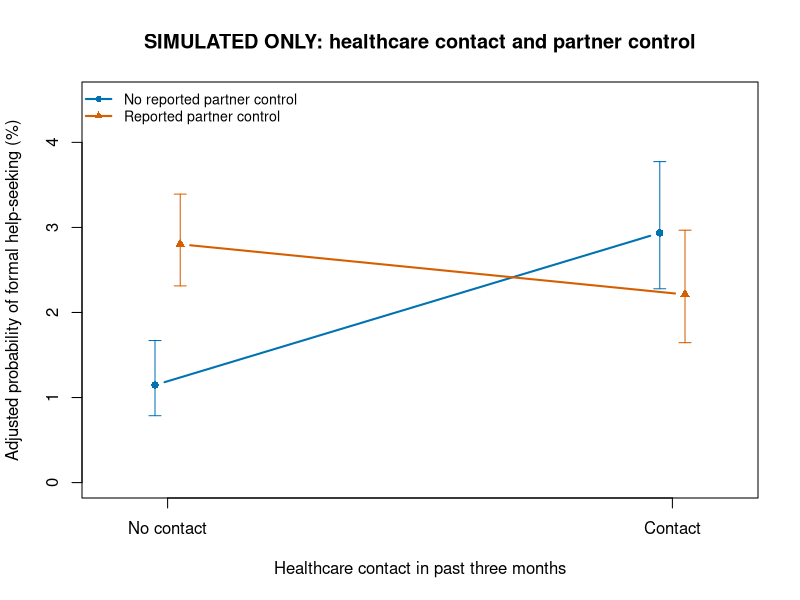

Generate this figure with R:
# SYNTHETIC DATA ONLY: not NFHS data or empirical evidence.
# Base R demonstration: healthcare contact x partner control.
# See README.md for motivation, interpretation, and limitations.

set.seed(20260914)
out_dir <- file.path(getwd(), "SIMULATED_IPV_analysis")
dir.create(out_dir, recursive = TRUE, showWarnings = FALSE)
n <- 10000
z <- qnorm(0.975)

# 1. Simulate an eligible sample.
dat <- data.frame(
  id = seq_len(n), synthetic = TRUE,
  age = sample(18:49, n, replace = TRUE),
  ever_married = 1L,
  education_years = pmin(18, pmax(0, round(rnorm(n, 8, 4)))),
  wealth = sample(1:5, n, replace = TRUE),
  urban = rbinom(n, 1, 0.35)
)
dat$age10 <- (dat$age - 33) / 10
dat$education5 <- (dat$education_years - 8) / 5
dat$wealth_c <- dat$wealth - 3
dat$partner_control <- rbinom(
  n, 1, plogis(0.20 - 0.15 * dat$education5 - 0.10 * dat$wealth_c)
)
dat$sexual_ipv <- rbinom(
  n, 1, plogis(-1.50 + 0.65 * dat$partner_control)
)
dat$physical_ipv <- ifelse(
  dat$sexual_ipv == 0, 1L, rbinom(n, 1, 0.80)
)
dat$severe_physical <- dat$physical_ipv * rbinom(
  n, 1, plogis(-1.10 + 0.60 * dat$partner_control)
)
dat$health_contact <- rbinom(
  n, 1, plogis(
    -0.70 - 0.45 * dat$partner_control +
      0.65 * dat$severe_physical + 0.20 * dat$urban +
      0.15 * dat$wealth_c + 0.15 * dat$education5
  )
)
# Deliberately imposed contact log-OR:
# without control = 0.90; with control = 0.90 - 1.20 = -0.30.
# These coefficients are invented assumptions.
eta <- with(dat,
  -4.80 + 0.90 * health_contact + 0.70 * partner_control -
    1.20 * health_contact * partner_control +
    0.85 * severe_physical + 0.45 * sexual_ipv +
    0.10 * age10 + 0.15 * education5 + 0.15 * wealth_c + 0.15 * urban
)
dat$formal_help <- rbinom(n, 1, plogis(eta))
stopifnot(
  all(dat$age >= 18 & dat$age <= 49),
  all(dat$ever_married == 1),
  all(dat$physical_ipv == 1 | dat$sexual_ipv == 1),
  all(complete.cases(dat))
)

save_csv <- function(x, filename) {
  write.csv(x, file.path(out_dir, filename), row.names = FALSE)
}
save_csv(dat, "SIMULATED_ipv_data.csv")

# 2. Variable definitions (fictional concepts, not NFHS recodes).
dictionary <- data.frame(
  variable = c(
    "id", "synthetic", "age", "ever_married", "education_years",
    "wealth", "urban", "partner_control", "physical_ipv", "sexual_ipv",
    "severe_physical", "health_contact", "formal_help",
    "age10", "education5", "wealth_c"
  ),
  definition = c(
    "Fictional participant identifier",
    "TRUE: every observation is synthetic",
    "Age in completed years: 18-49",
    "Ever married: all observations equal 1",
    "Completed education years: 0-18",
    "Ordered wealth category: 1 lowest to 5 highest",
    "Urban residence: 1 yes, 0 no",
    "Any reported partner controlling behaviour: 1 yes, 0 no",
    "Past-year physical partner violence: 1 yes, 0 no",
    "Past-year sexual partner violence: 1 yes, 0 no",
    "Past-year severe physical partner violence: 1 yes, 0 no",
    "Healthcare contact in past three months: 1 yes, 0 no",
    "Formal violence-related help in past year: 1 yes, 0 no",
    "(Age - 33) / 10", "(Education years - 8) / 5", "Wealth - 3"
  )
)
# Formal sources in this example: health professionals, police,
# legal services, and support organisations.
save_csv(dictionary, "SIMULATED_variable_dictionary.csv")

# 3. Unadjusted group summaries.
# Order: contact/control = 0/0, 1/0, 0/1, 1/1.
groups <- expand.grid(health_contact = 0:1, partner_control = 0:1)
descriptive <- do.call(rbind, lapply(seq_len(nrow(groups)), function(i) {
  keep <- with(dat,
    health_contact == groups$health_contact[i] &
      partner_control == groups$partner_control[i]
  )
  data.frame(
    groups[i, ], n = sum(keep),
    formal_help_events = sum(dat$formal_help[keep]),
    unadjusted_help_percent = 100 * mean(dat$formal_help[keep])
  )
}))
cat("\nSIMULATED descriptive results:\n")
print(descriptive, row.names = FALSE)
save_csv(descriptive, "SIMULATED_descriptive_results.csv")

# 4. Adjusted logistic regression.
# Model-based inference for an independent synthetic sample.
fit <- glm(
  formal_help ~ health_contact * partner_control +
    severe_physical + sexual_ipv + age10 + education5 + wealth_c + urban,
  family = binomial(), data = dat
)
stopifnot(fit$converged, all(is.finite(coef(fit))))
b <- coef(fit)
V <- vcov(fit)
se_b <- sqrt(diag(V))
or_table <- data.frame(
  term = names(b),
  log_odds_coefficient = unname(b),
  adjusted_OR = exp(unname(b)),
  CI_low = exp(unname(b - z * se_b)),
  CI_high = exp(unname(b + z * se_b)),
  p_value = 2 * pnorm(-abs(unname(b / se_b)))
)
save_csv(or_table, "SIMULATED_logistic_regression.csv")

# 5. Standardise all four combinations to the SAME covariate distribution.
# Delta-method inference treats the covariate distribution as fixed.
standardise <- function(contact, control) {
  nd <- dat
  nd$health_contact <- contact
  nd$partner_control <- control
  X <- model.matrix(
    delete.response(terms(fit)), data = nd,
    contrasts.arg = fit$contrasts, xlev = fit$xlevels
  )
  X <- X[, names(b), drop = FALSE]
  p <- plogis(drop(X %*% b))
  list(
    probability = mean(p),
    gradient = colMeans(X * as.numeric(p * (1 - p)))
  )
}
std <- lapply(seq_len(nrow(groups)), function(i) {
  standardise(groups$health_contact[i], groups$partner_control[i])
})
prob <- vapply(std, function(x) x$probability, numeric(1))
G <- do.call(rbind, lapply(std, function(x) x$gradient))
S <- G %*% V %*% t(G)
se_prob <- sqrt(diag(S))
se_logit_prob <- se_prob / (prob * (1 - prob))
adjusted <- data.frame(
  groups,
  probability_percent = 100 * prob,
  CI_low_percent = 100 * plogis(qlogis(prob) - z * se_logit_prob),
  CI_high_percent = 100 * plogis(qlogis(prob) + z * se_logit_prob)
)
cat("\nSIMULATED adjusted probabilities (%):\n")
print(adjusted, row.names = FALSE)
save_csv(adjusted, "SIMULATED_adjusted_probabilities.csv")

# 6. Central result: interaction on the probability scale.
# Third row = contact difference with control minus without control.
# This contrast is not a causal difference-in-differences design.
A <- rbind(
  contact_difference_no_control = c(-1, 1, 0, 0),
  contact_difference_control = c(0, 0, -1, 1),
  difference_between_contact_differences = c(1, -1, -1, 1)
)
contrast_est <- drop(A %*% prob)
contrast_se <- sqrt(diag(A %*% S %*% t(A)))
contrasts <- data.frame(
  contrast = rownames(A),
  estimate_percentage_points = 100 * contrast_est,
  CI_low_percentage_points = 100 * (contrast_est - z * contrast_se),
  CI_high_percentage_points = 100 * (contrast_est + z * contrast_se),
  p_value = 2 * pnorm(-abs(contrast_est / contrast_se))
)
cat("\nSIMULATED central contrasts (percentage points):\n")
print(contrasts, row.names = FALSE)
save_csv(contrasts, "SIMULATED_central_interaction_results.csv")

# 7. Plot standardised probabilities with 95% confidence intervals.
draw_figure <- function() {
  cols <- c("#0072B2", "#D55E00")
  ymax <- max(adjusted$CI_high_percent) * 1.20
  plot(
    NA, xlim = c(-0.12, 1.12), ylim = c(0, ymax), xaxt = "n",
    xlab = "Healthcare contact in past three months",
    ylab = "Adjusted probability of formal help-seeking (%)",
    main = "SIMULATED ONLY: healthcare contact and partner control"
  )
  axis(1, at = c(0, 1), labels = c("No contact", "Contact"))
  for (control in 0:1) {
    idx <- which(adjusted$partner_control == control)
    x <- adjusted$health_contact[idx] +
      ifelse(control == 0, -0.025, 0.025)
    lines(
      x, adjusted$probability_percent[idx], type = "b",
      pch = 16 + control, lwd = 2, col = cols[control + 1]
    )
    arrows(
      x0 = x, y0 = adjusted$CI_low_percent[idx],
      x1 = x, y1 = adjusted$CI_high_percent[idx],
      angle = 90, code = 3, length = 0.06, col = cols[control + 1]
    )
  }
  legend(
    "topleft",
    legend = c("No reported partner control", "Reported partner control"),
    col = cols, pch = c(16, 17), lwd = 2, bty = "n", cex = 0.85
  )
}
png(
  file.path(out_dir, "SIMULATED_interaction_figure.png"),
  width = 1600, height = 1100, res = 180
)
draw_figure()
dev.off()
if (interactive()) draw_figure()

# 8. Generate a clearly labelled results paragraph.
describe_contrast <- function(i) {
  sprintf(
    "%.2f percentage points (95%% CI %.2f to %.2f)",
    contrasts$estimate_percentage_points[i],
    contrasts$CI_low_percentage_points[i],
    contrasts$CI_high_percentage_points[i]
  )
}
report <- paste0(
  "SIMULATED RESULTS ONLY - NOT EMPIRICAL EVIDENCE\n\n",
  "The fictional sample included ", nrow(dat),
  " ever-married women aged 18-49 reporting past-year physical ",
  "or sexual partner violence. There were ",
  sum(dat$formal_help), " simulated formal help-seeking events.\n\n",
  "After adjustment for severe physical violence, sexual violence, ",
  "age, education, household wealth and urban residence, the ",
  "standardised probability difference comparing healthcare contact ",
  "with no contact was ", describe_contrast(1),
  " among women without reported partner control and ",
  describe_contrast(2), " among women reporting partner control. ",
  "The latter minus the former difference was ",
  describe_contrast(3), " (p = ",
  format.pval(contrasts$p_value[3], digits = 3, eps = 0.001),
  ").\n\n",
  "These results arise from invented data with an interaction ",
  "deliberately specified in the simulation. They demonstrate ",
  "an analysis workflow and do not establish a real association ",
  "or a causal effect."
)
writeLines(report, file.path(out_dir, "SIMULATED_results_paragraph.txt"))
writeLines(
  capture.output(summary(fit)),
  file.path(out_dir, "SIMULATED_model_summary.txt")
)
writeLines(
  capture.output(sessionInfo()),
  file.path(out_dir, "SIMULATED_session_info.txt")
)
cat("\n", report, "\n\n", sep = "")
cat("Output files saved in:\n", normalizePath(out_dir), "\n")
